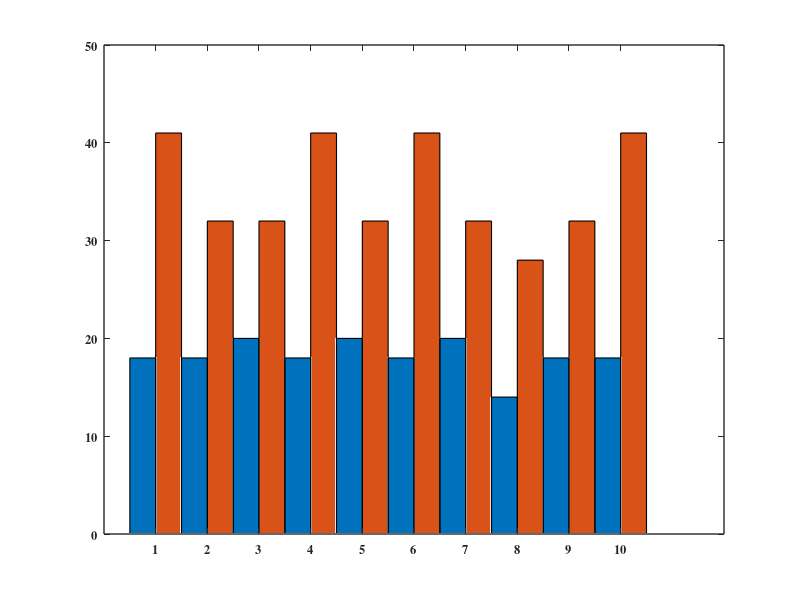

Here is the MATLAB script that generated this plot: (Note: this script raises an error after producing the figure.)
% This script creates bar graphs of each replicate of anc and evo dmutS strains

clear

set(0,'DefaultAxesFontSize', 9); %Eight point Times is suitable typeface for an IEEE paper. Same as figure caption size
set(0,'DefaultAxesFontWeight', 'bold');
set(0,'DefaultFigureColor','w')
set(0,'defaulttextinterpreter','tex') %Allows us to use LaTeX maths notation
set(0, 'DefaultAxesFontName', 'times');
set(0, 'DefaultAxesLineWidth', 1);

figure('Name','Measured Data','NumberTitle','on'); %Let's make a simple time series plot of notional data
set(gcf, 'Units','centimeters')
set(gcf, 'Position',[0 0 18.3 10.89])


anc_vs_evo = [18, 41; 18, 32; 20, 32; 18, 41; 20, 32; 18, 41; 20, 32; 14, 28; 18, 32; 18, 41]; 

b = bar(anc_vs_evo, 'grouped', 'BarWidth', 1, 'LineWidth', 0.8);
b(1).FaceColor = [180,0,50]/255;
b(2).FaceColor = [0,50,180]/255;
%ylim([0 45]);
box off 

xlabel('\textbf{ {$\Delta$mutS} replicates}', 'Interpreter','latex', 'FontSize', 13);
set(gca,'xticklabel',{'#1';'#2';'#3'; '#4'; '#5'; '#6'; '#7'; '#8'; '#9'; '#10'});
ylabel('\textbf{Number of survival days}', 'Interpreter','latex', 'FontSize', 13)
leg_1 = legend('\textbf{ Anc{$\Delta$mutS} }', '\textbf{ Evo{$\Delta$mutS} }','Interpreter','latex', 'Location', 'NorthWest', 'EdgeColor', 'w', 'FontSize', 9.5, 'Orientation', 'horizontal');
leg_1.ItemTokenSize = [20,10];
title('\textbf{B}', 'Interpreter','latex', 'FontSize', 18, 'position',[-0.1 45])


%% This part exports the figure into a png file

filename = 'Bar_graph_for_dmuts_anc_vs_evo_cols_for_lifespan_final.png' ; %Descriptive name timestamp and .png file format

export_fig(filename, '-m3', '-nocrop')
